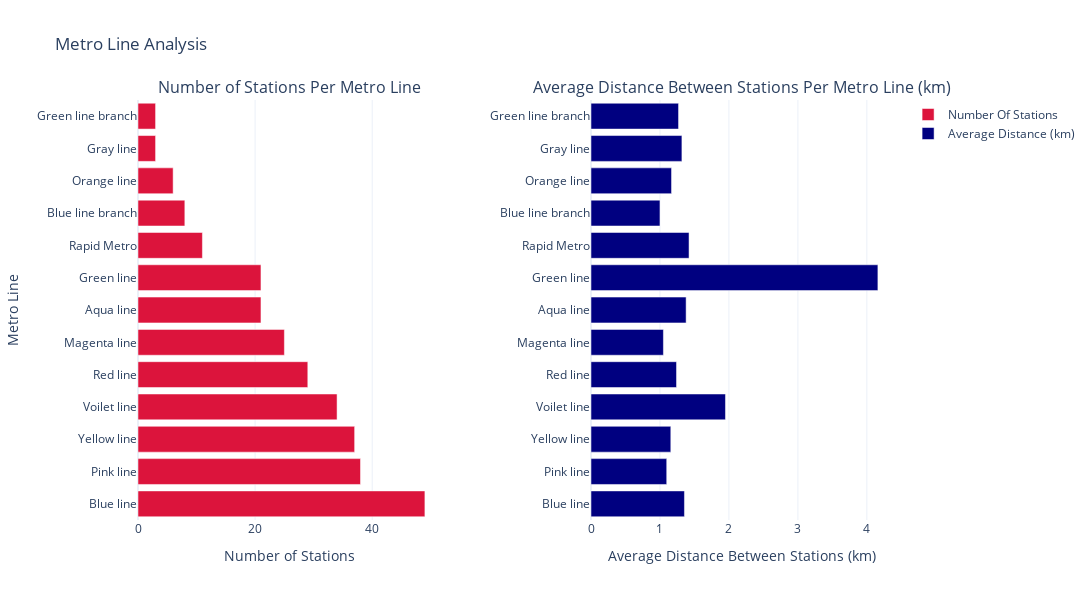

The notebook cell saved with this chart:
### Code cell
fig = make_subplots(rows=1,cols=2,subplot_titles=('Number of Stations Per Metro Line',
                                                  'Average Distance Between Stations Per Metro Line (km)'),
                                                  horizontal_spacing=0.2)

fig.add_trace(
    go.Bar(y=line_analysis['Line'],x=line_analysis['Number of Stations'],
           orientation='h',name='Number Of Stations',marker_color='crimson'),
           row=1,col=1
)

fig.add_trace(
    go.Bar(y=line_analysis['Line'],x=line_analysis['AVG Distance Between Stations'],
           orientation='h',name='Average Distance (km)',marker_color='navy'),
           row=1,col=2
)

fig.update_xaxes(title_text="Number of Stations", row=1, col=1)
fig.update_xaxes(title_text="Average Distance Between Stations (km)", row=1, col=2)

fig.update_yaxes(title_text="Metro Line",row=1,col=1)
fig.update_layout(height=600,width=1400,title_text='Metro Line Analysis')

fig.show()

### Figure 1 — Plotly figure (JSON) as saved in the notebook; plotly's stock layout.template omitted (floating-point values rounded to 4 significant figures)
{"data": [{"marker": {"color": "crimson"}, "name": "Number Of Stations", "orientation": "h", "type": "bar", "x": [49, 38, 37, 34, 29, 25, 21, 21, 11, 8, 6, 3, 3], "xaxis": "x", "y": ["Blue line", "Pink line", "Yellow line", "Voilet line", "Red line", "Magenta line", "Aqua line", "Green line", "Rapid Metro", "Blue line branch", "Orange line", "Gray line", "Green line branch"], "yaxis": "y"}, {"marker": {"color": "navy"}, "name": "Average Distance (km)", "orientation": "h", "type": "bar", "x": [1.355, 1.098, 1.157, 1.95, 1.24, 1.05, 1.379, 4.16, 1.422, 1, 1.168, 1.318, 1.269], "xaxis": "x2", "y": ["Blue line", "Pink line", "Yellow line", "Voilet line", "Red line", "Magenta line", "Aqua line", "Green line", "Rapid Metro", "Blue line branch", "Orange line", "Gray line", "Green line branch"], "yaxis": "y2"}], "layout": {"annotations": [{"font": {"size": 16}, "showarrow": false, "text": "Number of Stations Per Metro Line", "x": 0.2, "xanchor": "center", "xref": "paper", "y": 1, "yanchor": "bottom", "yref": "paper"}, {"font": {"size": 16}, "showarrow": false, "text": "Average Distance Between Stations Per Metro Line (km)", "x": 0.8, "xanchor": "center", "xref": "paper", "y": 1, "yanchor": "bottom", "yref": "paper"}], "height": 600, "title": {"text": "Metro Line Analysis"}, "width": 1400, "xaxis": {"anchor": "y", "domain": [0, 0.4], "title": {"text": "Number of Stations"}}, "xaxis2": {"anchor": "y2", "domain": [0.6, 1], "title": {"text": "Average Distance Between Stations (km)"}}, "yaxis": {"anchor": "x", "domain": [0, 1], "title": {"text": "Metro Line"}}, "yaxis2": {"anchor": "x2", "domain": [0, 1]}}}
